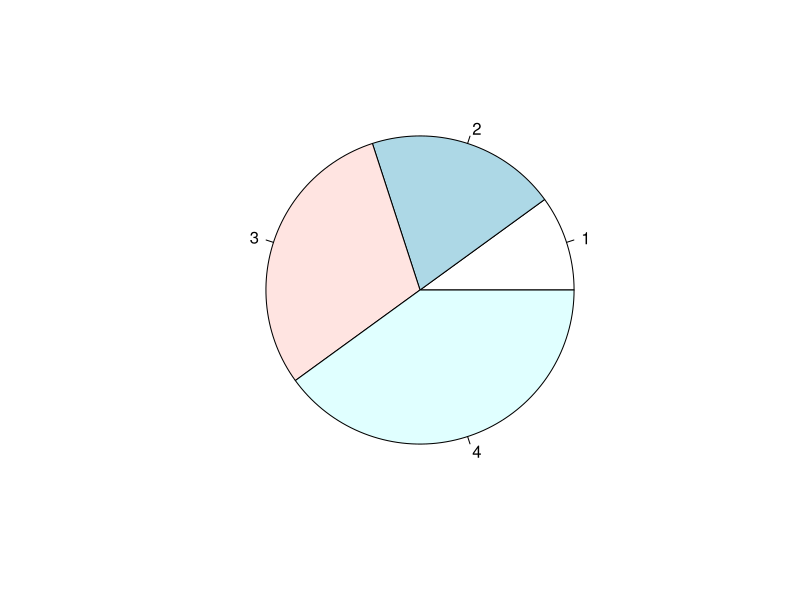
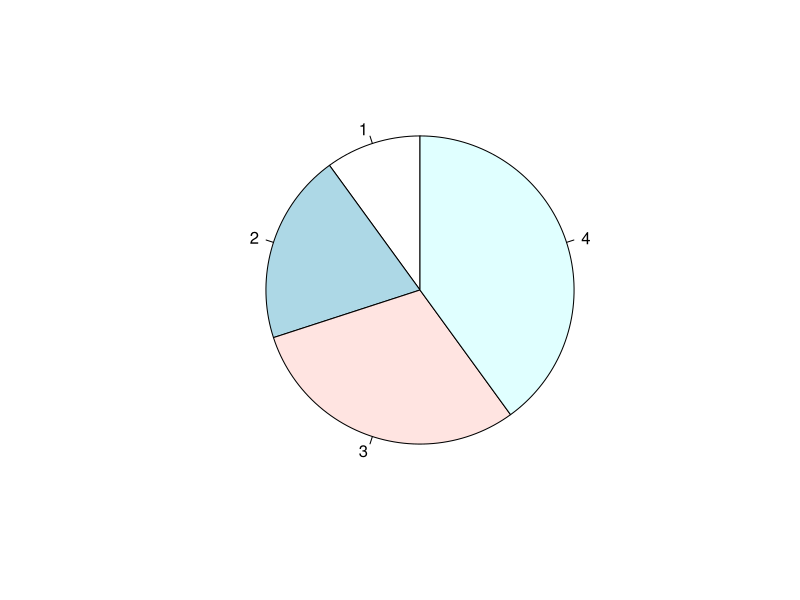
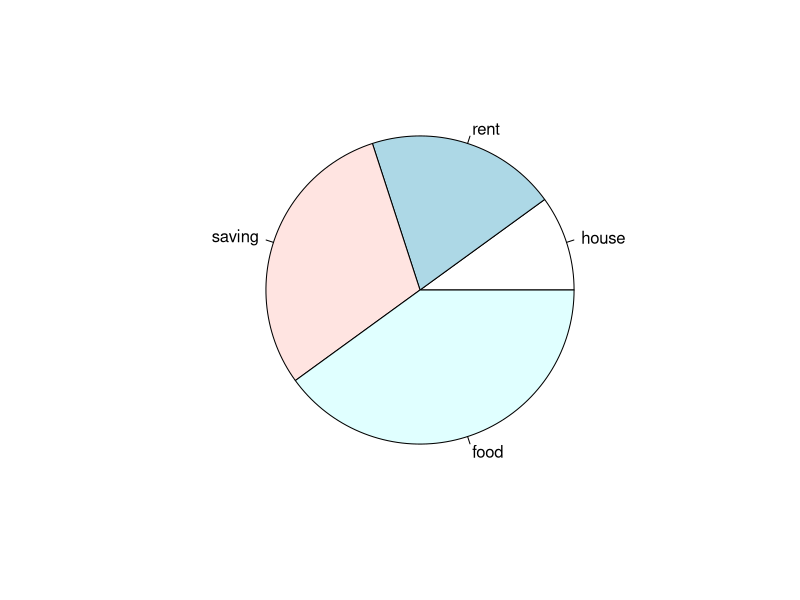
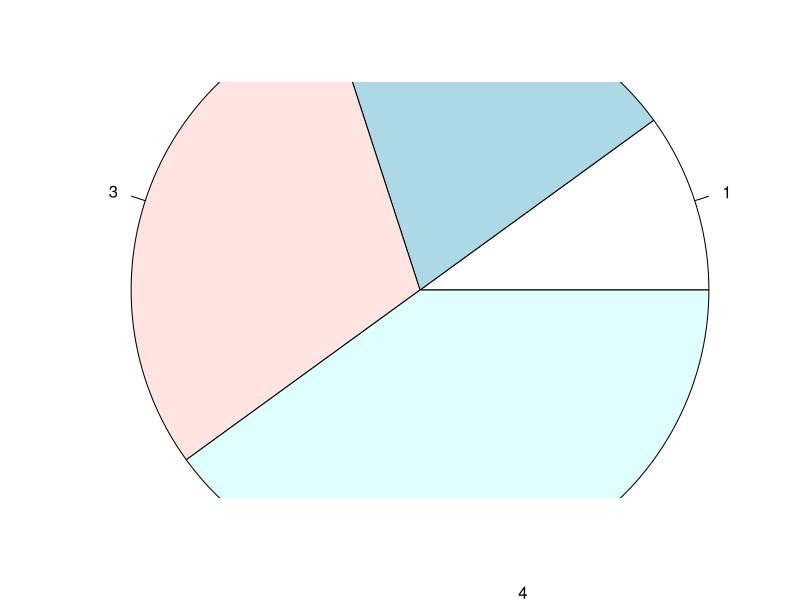
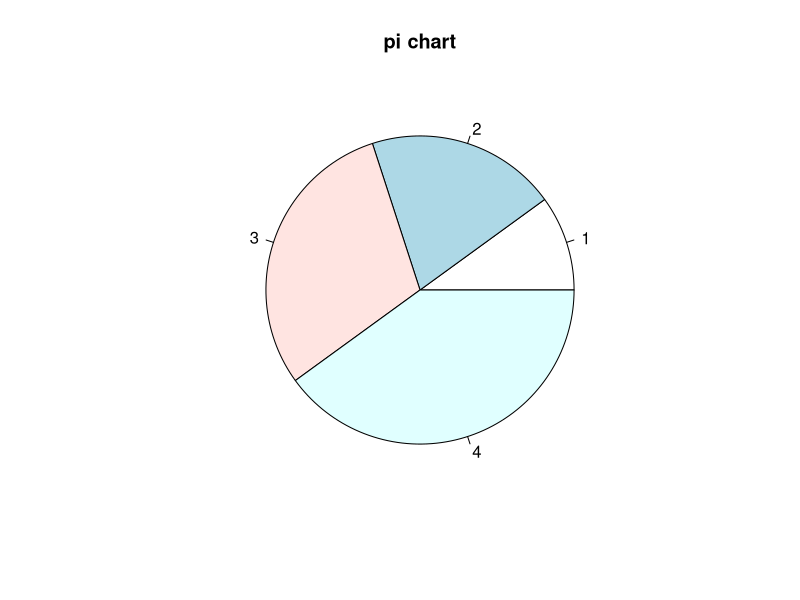
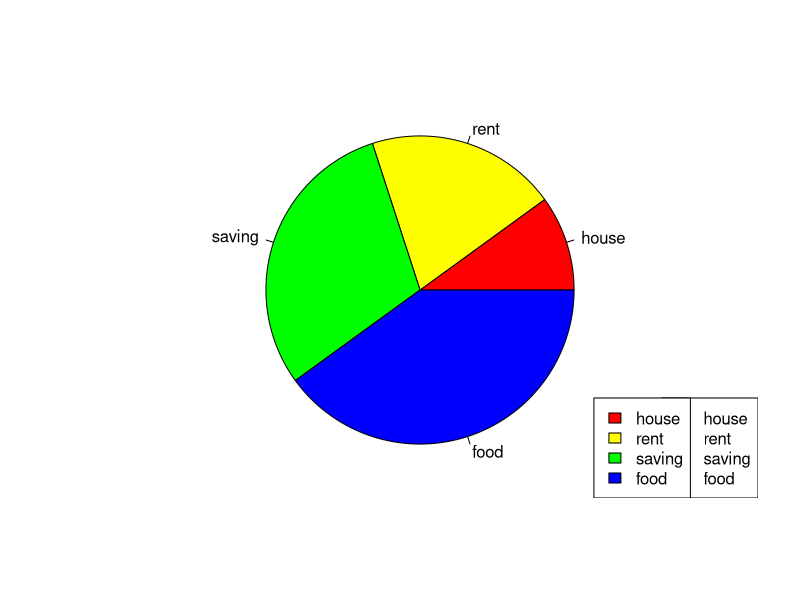

These figures' R source, in order:
#pi chart
x = c(200,400,600,800)
pie(x)

pie(x, init.angle = 90)

My_label = c("house","rent","saving","food")
pie(x,My_label)

pie(x,radius=1.5)

pie(x,main="pi chart")

color = c("red","yellow","green","blue")
pie(x,My_label,col = color)

legend("bottomright",My_label,fill=color)

legend("bottomright",My_label,fill=color, inset = c(0.1,0))
